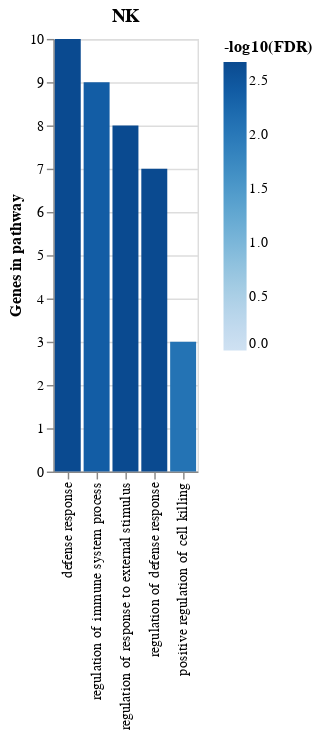

Notebook cell for this chart:
### Code cell
source = source.iloc[:5]
chart = alt.Chart(source, title='NK')
chart = chart.mark_bar().encode(
    x=alt.X(f'Name:N', axis=alt.Axis(title=None), sort='-y'),
    y=alt.Y(f'Genes in pathway:Q', scale=alt.Scale(zero=False), axis=alt.Axis(grid=True)),
    color=alt.Color(f'-log10(FDR):Q', scale=alt.Scale(zero=True)),
)
chart

### Figure 1 — Vega-Lite specification as saved in the notebook (floating-point values rounded to 4 significant figures)
{"config": {"view": {"continuousWidth": 400, "continuousHeight": 300}}, "data": {"name": "data-1a2f5e511a928074e18498194a4d9ecc"}, "mark": "bar", "encoding": {"color": {"type": "quantitative", "field": "-log10(FDR)", "scale": {"zero": true}}, "x": {"type": "nominal", "axis": {"title": null}, "field": "Name", "sort": "-y"}, "y": {"type": "quantitative", "axis": {"grid": true}, "field": "Genes in pathway", "scale": {"zero": false}}}, "title": "NK", "$schema": "https://vega.github.io/schema/vega-lite/v4.8.1.json", "datasets": {"data-1a2f5e511a928074e18498194a4d9ecc": [{"Category": "GO: Biological Process", "ID": "GO:0006952", "Name": "defense response", "Source": " ", "p-value": 4.741e-06, "q-value Bonferroni": 0.004239, "q-value FDR B&H": 0.002133, "q-value FDR B&Y": 0.01573, "Hit Count in Query List": 10, "Hit Count in Genome": 1935, "Hit in Query List": "AKNA,SUMO1,PRF1,KLRD1,SPON2,GNLY,CST7,ATM,NCR3,TXK", "-log10(FDR)": 2.671, "Genes in pathway": 10}, {"Category": "GO: Biological Process", "ID": "GO:0031347", "Name": "regulation of defense response", "Source": " ", "p-value": 5.639e-06, "q-value Bonferroni": 0.005041, "q-value FDR B&H": 0.002133, "q-value FDR B&Y": 0.01573, "Hit Count in Query List": 7, "Hit Count in Genome": 769, "Hit in Query List": "AKNA,SUMO1,KLRD1,CST7,ATM,NCR3,TXK", "-log10(FDR)": 2.671, "Genes in pathway": 7}, {"Category": "GO: Biological Process", "ID": "GO:0032101", "Name": "regulation of response to external stimulus", "Source": " ", "p-value": 7.157e-06, "q-value Bonferroni": 0.006399, "q-value FDR B&H": 0.002133, "q-value FDR B&Y": 0.01573, "Hit Count in Query List": 8, "Hit Count in Genome": 1147, "Hit in Query List": "AKNA,HOPX,SUMO1,KLRD1,CST7,ATM,NCR3,TXK", "-log10(FDR)": 2.671, "Genes in pathway": 8}, {"Category": "GO: Biological Process", "ID": "GO:0002682", "Name": "regulation of immune system process", "Source": " ", "p-value": 1.835e-05, "q-value Bonferroni": 0.01641, "q-value FDR B&H": 0.004102, "q-value FDR B&Y": 0.03024, "Hit Count in Query List": 9, "Hit Count in Genome": 1747, "Hit in Query List": "SUMO1,KLRD1,SPON2,CST7,KLRF1,CD247,ATM,NCR3,TXK", "-log10(FDR)": 2.387, "Genes in pathway": 9}, {"Category": "GO: Biological Process", "ID": "GO:0031343", "Name": "positive regulation of cell killing", "Source": " ", "p-value": 4.73e-05, "q-value Bonferroni": 0.04229, "q-value FDR B&H": 0.008297, "q-value FDR B&Y": 0.06118, "Hit Count in Query List": 3, "Hit Count in Genome": 72, "Hit in Query List": "PRF1,KLRD1,NCR3", "-log10(FDR)": 2.081, "Genes in pathway": 3}]}}
